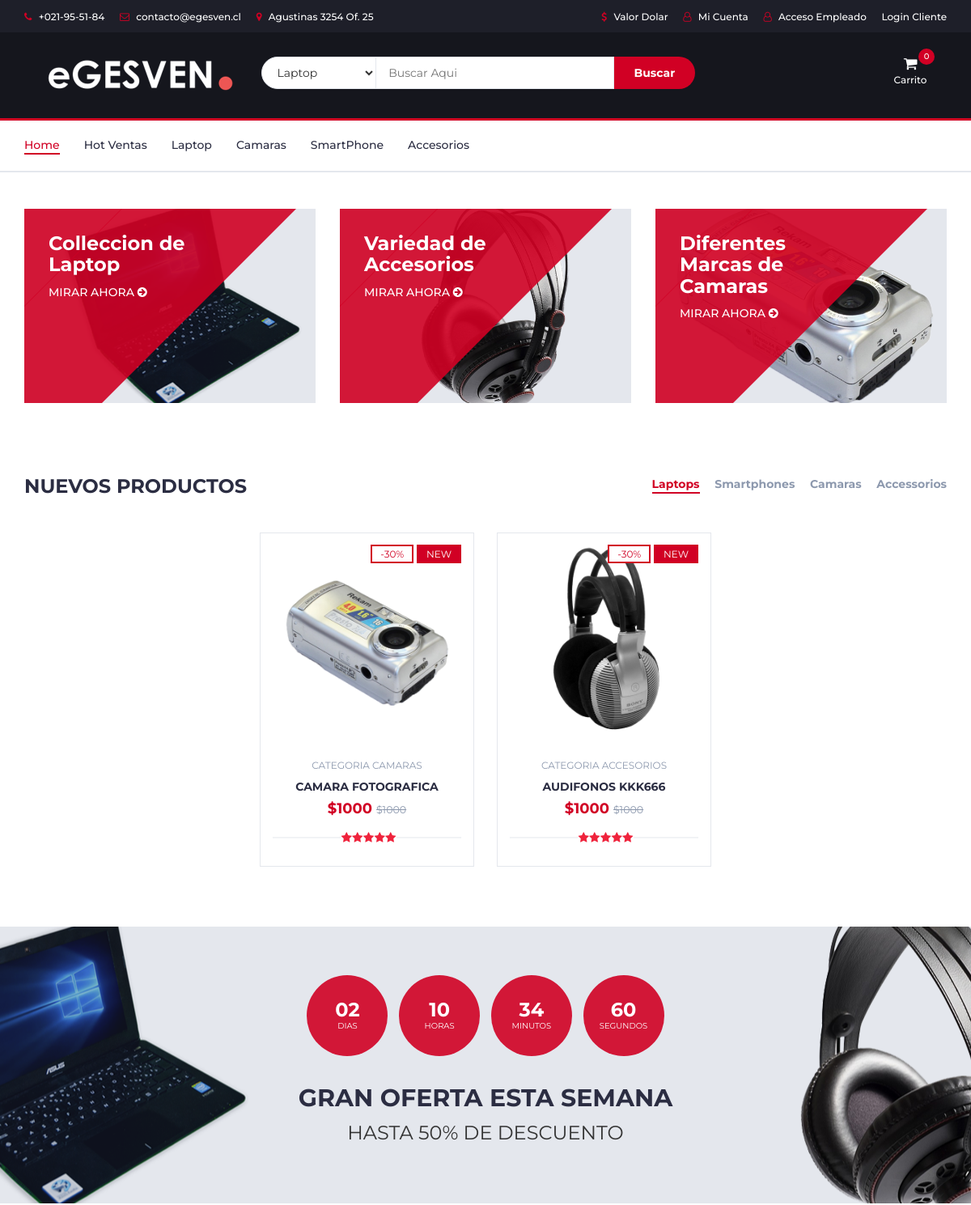
The app's page / (upper part), older data.
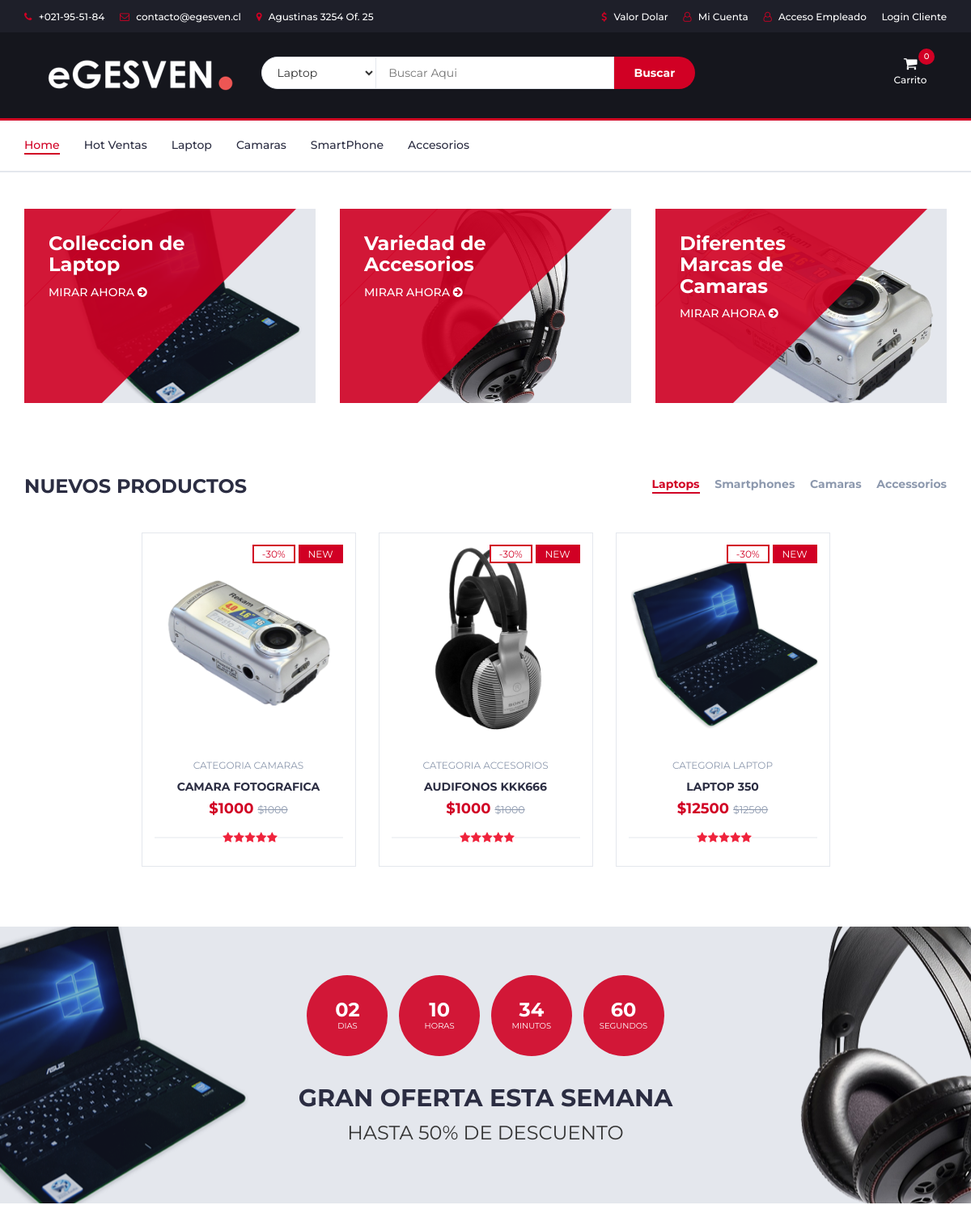
The same page, newer data.
### web/models.py (models this page shows, shortened)
class Categoria(models.Model):
    idcategoria = models.AutoField(primary_key=True)
    descripcion = models.CharField(max_length=50)

class Productos(models.Model):
    idproducto = models.AutoField(primary_key=True)
    nombre = models.CharField(max_length=60)
    descripcion = models.CharField(max_length=100)
    precio = models.IntegerField()
    stock = models.IntegerField()
    foto = models.ImageField(upload_to='fotos',default='fotos/no-disponible.jpg')
    valoracion = models.IntegerField()
    idcategoria = models.ForeignKey(Categoria, models.DO_NOTHING, db_column='idcategoria')

### web/views.py (the view)
# urls.py: path('', index,name='IND'),
def index(request):
    lista_recuperada=request.session.get('carrito',[])
    contexto={}
    categorias=Categoria.objects.all()
    contexto["categorias"]=categorias
    productos= Productos.objects.all()
    contexto["productos"]=productos
    contexto["carrito"]=lista_recuperada
    return render(request,'index.html',contexto)

### web/templates/index.html (shortened to what the changed rows need)
{% load static %}
<!DOCTYPE html>
<html lang="en">
  <head>
    <link
      type="text/css"
      rel="stylesheet"
      href="{% static 'css/bootstrap.min.css' %}"
    />
    <link
      type="text/css"
      rel="stylesheet"
      href="{% static 'css/slick.css' %}"
    />
    <link
      type="text/css"
      rel="stylesheet"
      href="{% static 'css/slick-theme.css' %}"
    />
    <link
      type="text/css"
      rel="stylesheet"
      href="{% static 'css/nouislider.min.css' %}"
    />
    <link rel="stylesheet" href="{% static 'css/font-awesome.min.css' %}" />
    <link
      type="text/css"
      rel="stylesheet"
      href="{% static 'css/style.css' %}"
    />
  </head>
  <body>
    <nav id="navigation">
      <div class="container">
        <div id="responsive-nav">
          <ul class="main-nav nav navbar-nav">
            {% for cate in categorias %}
            <li><a href="#">{{cate.descripcion}}</a></li>
            {% endfor %}
          </ul>
        </div>
      </div>
    </nav>
    <div class="section">
      <div class="container">
        <div class="row">
          <div class="col-md-12">
            <div class="row">
              <div class="products-tabs">
                <div id="tab1" class="tab-pane active">
                  <div class="products-slick" data-nav="#slick-nav-1">
                    {% for pr in productos %}
                    <div class="product">
                      <div class="product-img">
                        <img src="{{pr.foto.url}}" alt="" />
                        <div class="product-label">
                          <span class="sale">-30%</span>
                          <span class="new">NEW</span>
                        </div>
                      </div>
                      <div class="product-body">
                        <p class="product-category">
                          Categoria {{pr.idcategoria.descripcion}}
                        </p>
                        <h3 class="product-name">
                          <a href="{% url 'V_PRO' pr.idproducto %}">{{pr.nombre}}</a>
                        </h3>
                        <h4 class="product-price">
                          ${{pr.precio}}
                          <del class="product-old-price">${{pr.precio}}</del>
                        </h4>
                        <div class="product-rating">
                          <i class="fa fa-star"></i>
                          <i class="fa fa-star"></i>
                          <i class="fa fa-star"></i>
                          <i class="fa fa-star"></i>
                          <i class="fa fa-star"></i>
                        </div>
                      </div>
                      <div class="add-to-cart">
						{% if user.is_authenticated %}
						<button class="add-to-cart-btn" onclick="agregar({{pr.idproducto}})">
                          <i class="fa fa-shopping-cart"></i> Agregar Carrito
                        </button>
						{% else %}
						<button class="add-to-cart-btn">
                        </button>
						{% endif %}
                      </div>
                    </div>
                    {% endfor %}
                  </div>
                </div>
              </div>
            </div>
          </div>
        </div>
      </div>
    </div>
    <div id="hot-deal" class="section">
      <div class="container">
        <div class="row">
          <div class="col-md-12">
            <div class="hot-deal">
              <h2 class="text-uppercase">Gran Oferta esta Semana</h2>
            </div>
          </div>
        </div>
      </div>
    </div>
  </body>
</html>

Row changes from the older to the newer data that the page shows:
added Productos: foto (picture), idcategoria.descripcion "LAPTOP", nombre "LAPTOP 350", precio "12500"
